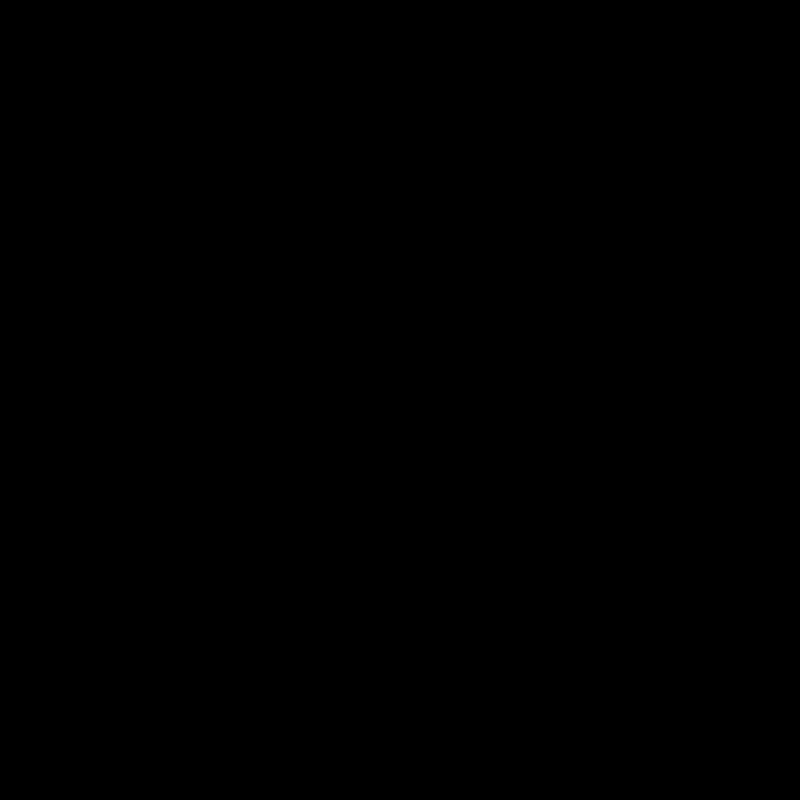
Frame 1 (no input)
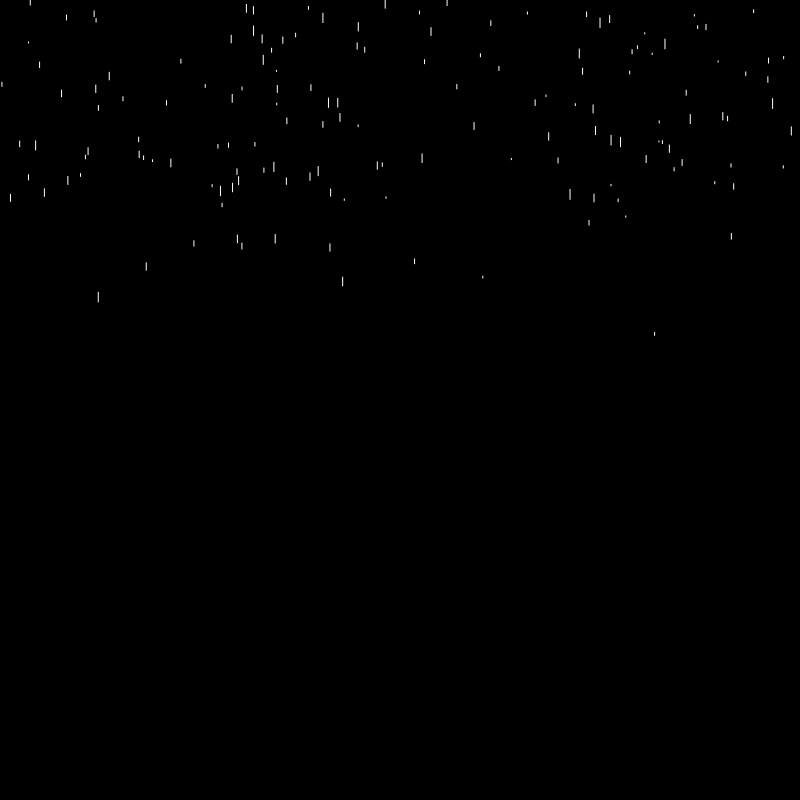
Frame 60 (no input)
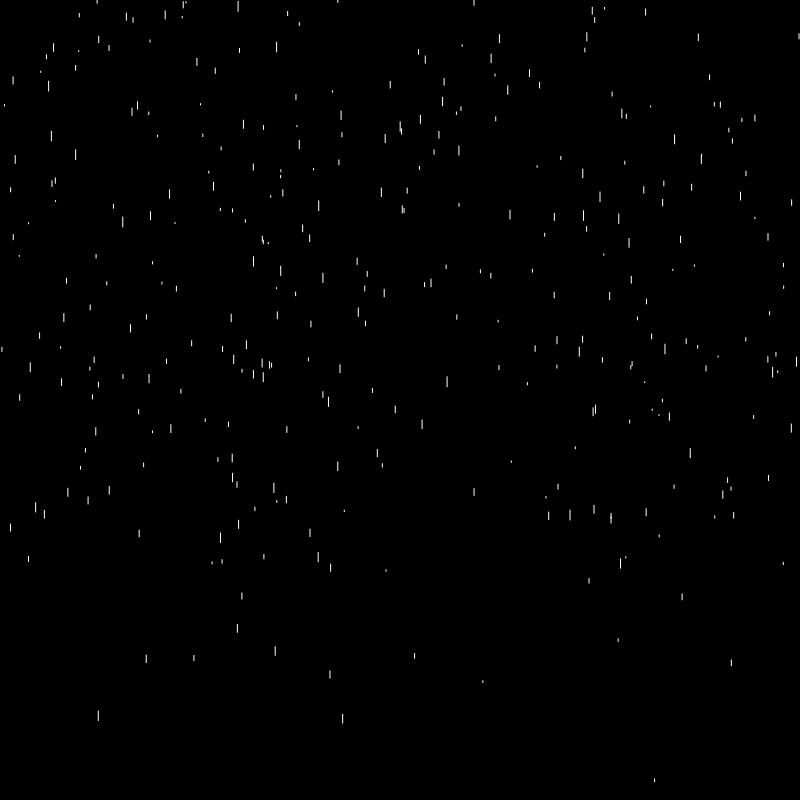
Frame 120 (the mouse pressed at the canvas centre since frame 60)

The p5.js sketch that drew these frames (run headless with seeded random() and noise() and a simulated clock; from frame 60 on, the mouse is pressed at the canvas centre):

// p5.js sketch
// ── sketch.js
// an array of objects
var raindrops = [];
var numOfDrops = 500;

function setup() {
  createCanvas(800, 800);

  // Create raindrops into array
  for (var i = 0; i < numOfDrops; i++) {
    raindrops[i] = new Raindrop();
  }
}

function draw() {
  background(0);

  // Loop all the raindrop object one by one
  for (var i = 0; i < numOfDrops; i++) {
    raindrops[i].fall();
    raindrops[i].show();
    
    // If reached bottom, reset y and restart raindrops
    if (raindrops[i].reachedBottom()) {
      raindrops[i].y = -100;
    }
  }
}

// Raindrop Class
function Raindrop() {
  this.x = random(0,1000);
  this.y = random(-600, -100);

  this.size = random(1, 1);

  this.speed = random(1, 5);
  this.gravity = random(1, 3);
  this.len = random(1, 10);

  // this function makes the raindrop fall
  this.fall = function() {
    this.y += this.speed;
    this.y += this.gravity;
  };

  // This function display the raindrop
  this.show = function() {
    strokeWeight(this.size);
    stroke(255, 255, 255);
    line(this.x, this.y, this.x, this.y + this.len);
    
  };

  // this function check of raindrop reached the bottom
  this.reachedBottom = function() {
    if (this.y > height) {
      return true;
    } else {
      return false;
    }
  };
}
